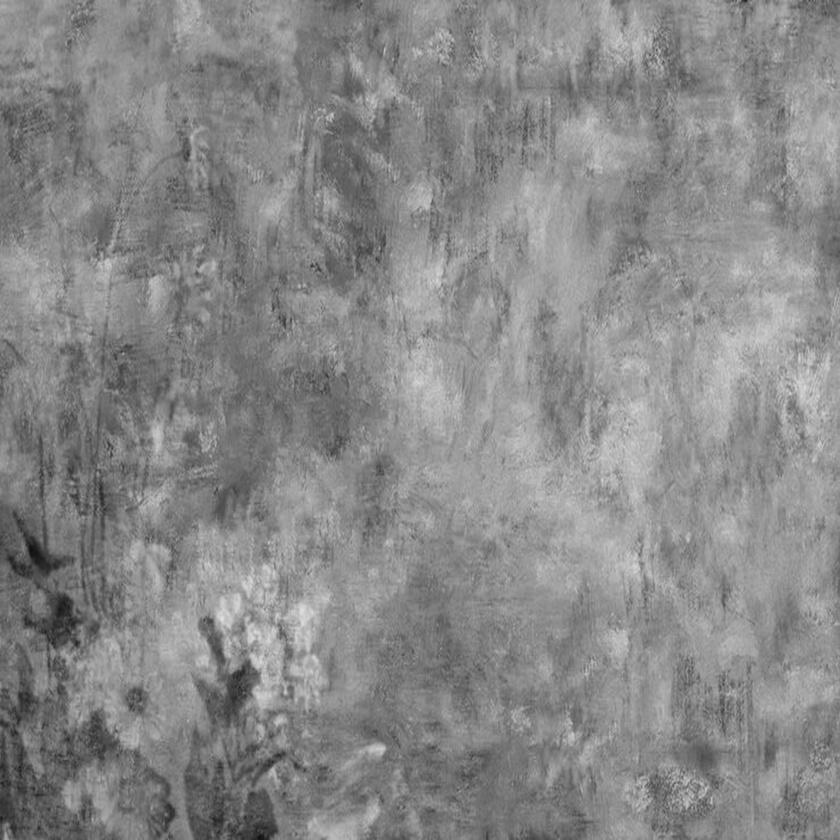
#> input picture yuldane.jpg, 840 x 840 px, shrunk from 2048 x 2048 before the run
$ python histo.py
#> lines starting #> are read from the running program, lines starting #| are printed output that depends on the picture
import cv2  # Importing OpenCV
import matplotlib.pyplot as plt  # Importing matplotlib for plotting

# Function to display histogram of an image
def display_histogram(image_path):
    # Read the image in grayscale mode
#> called with image_path = 'yuldane.jpg'
    img = cv2.imread(image_path, 0)
#> img is the input picture: shape (840, 840); min 11, max 227, mean 136.2

    # Check if the image is loaded successfully
    if img is None:
        print("Error: Could not open or find the image.")
        return

    # Calculate the histogram using OpenCV
    histg = cv2.calcHist([img], [0], None, [256], [0, 256])
#> histg = 256 values, max 12179 at index 141, min 0 at index 0, mean 2756.2

    # Plot the histogram using matplotlib
    plt.figure()
    plt.plot(histg, color='black')
    plt.title('Histogram')
    plt.xlabel('Pixel Value')
    plt.ylabel('Frequency')
    plt.xlim([0, 256])
    plt.grid()
    plt.show()
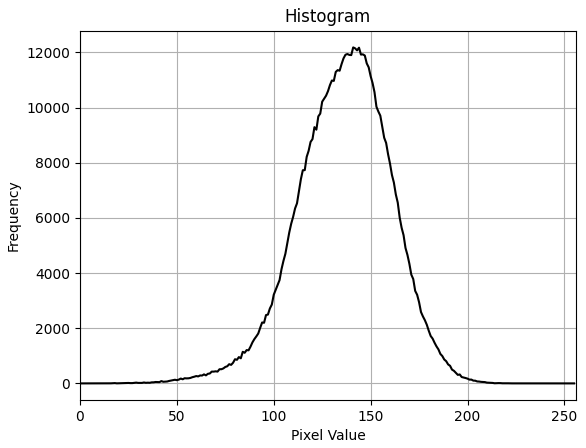
#> figure drawn by matplotlib, 1 panel; curve peaks at x = 141, y = 12179

# Path to the image file
# image_path = 'image_with_watermark.jpg'
image_path = 'yuldane.jpg'
# image_path = 'wm.jpg'
# image_path = 'recovered_watermark.jpg'


# Display the histogram
display_histogram(image_path)
